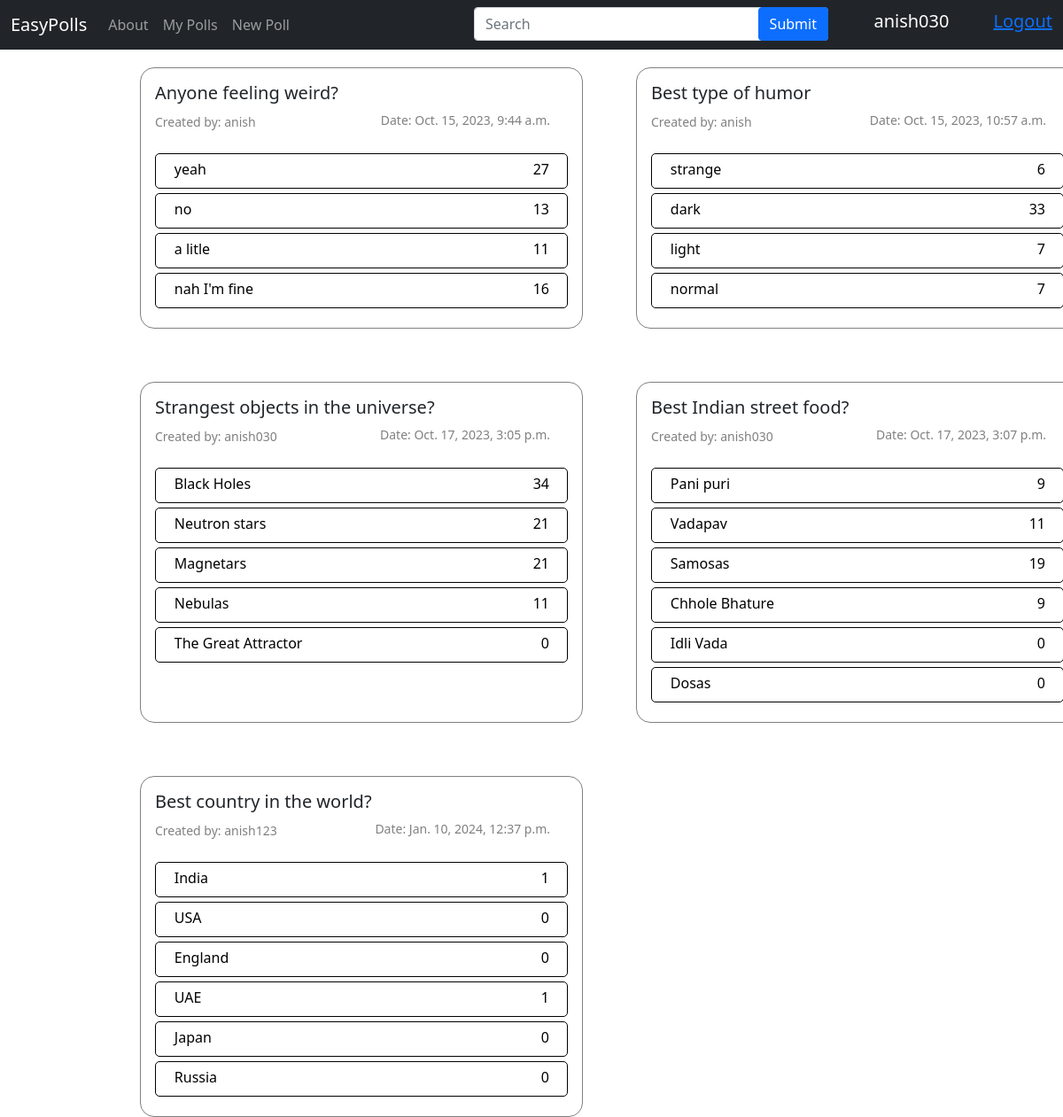
The page / (signed in) on the database as committed earlier.
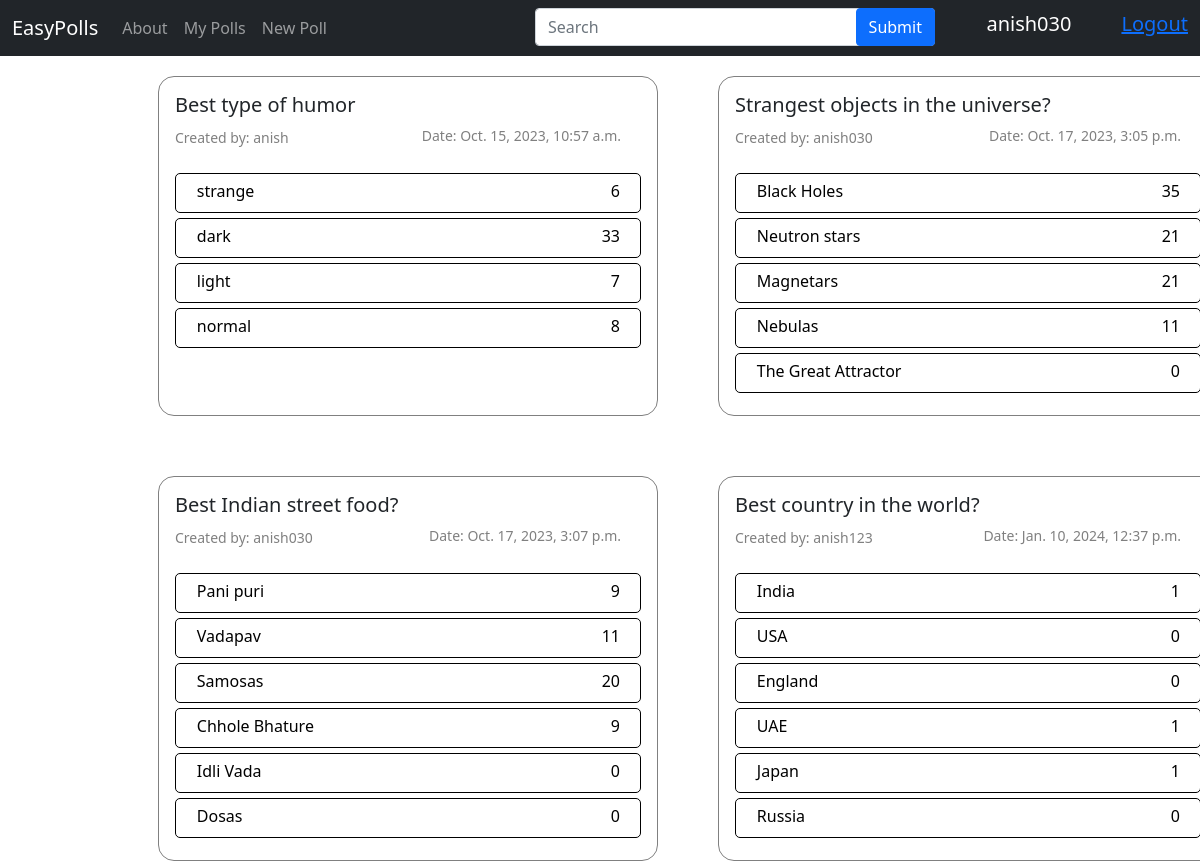
The same page on the database as committed later.
### polls/models.py (models this page shows, shortened)
class Poll(models.Model):
    question = models.CharField(max_length=255)
    creator =  models.ForeignKey(User, on_delete=models.CASCADE)
    pub_date = models.DateTimeField("date published",default=timezone.now)

class Choice(models.Model):
    question = models.ForeignKey(Poll, on_delete=models.CASCADE)
    option_text = models.CharField(max_length=255)
    votes = models.IntegerField(default=0)

### polls/views.py (the view)
# urls.py: path('', views.index, name="home"),
@login_required(login_url="login")
def index(request):
    poll = Poll.objects.all()
    choice = Choice.objects.all()
    voted = Voted.objects.all()
    if request.user.is_anonymous:
        return redirect("/login")
    if request.GET.get('search'):
        poll = poll.filter(question__icontains = request.GET.get('search') )
    if request.user.is_superuser:
        return render(request, "adminHome.html",{"polls":poll,"choices":choice , "voted":voted})
    return render(request, "index.html",{"polls":poll,"choices":choice,"vote":vote , "voted":voted })

### templates/index.html (shortened to what this page needs)
{% extends 'base.html' %}
{% block serach_bar %}
<div style="position:relative; width:400px;">
    <form action="">
      <input
        type="text"
        id="search"
        name="search"
        class="form-control"
        placeholder="Search"
      />
      <button type="submit" class="btn btn-primary" style="position: absolute; top:0;right:0;">
        Submit
      </button>
    </form>
  </div>
{% endblock serach_bar %}
{% block body %}
<section>
    <div class="wrapper">
    {% for poll in polls %}
    <div class="card-body pollContent poll" style="min-width: 400px; overflow: wrap">
      <h5 class="card-title">{{poll.question}}</h5>
      <weak>
        Created by: {{poll.creator}}
        <div>Date: {{poll.pub_date}}</div>
      </weak><br /><br />
      {% for choice in poll.choice_set.all %}
      <a href="/vote/{{choice.id}}" style="text-decoration: none;" class="vote-link" data-poll-id="{{ poll.id }}">
        <div name="answer1" class="options vote-button" data-choice-id="{{ choice.id }}" style="text-decoration: none;">
          &nbsp;&nbsp;&nbsp;&nbsp;&nbsp;{{choice.option_text}} <p style="float:right; padding-right:20px;" id = "vote_count">{{choice.votes}}</p>
        </div>
      </a>
      {% endfor %}
    </div>
    {% endfor %}
  </div>
</section>
{% endblock body %}

### templates/base.html (shortened to what this page needs)
<!DOCTYPE html>
<html lang="en">
<head>
    <link href="/static/style.css" rel="stylesheet">
    <link href="https://cdn.jsdelivr.net/npm/bootstrap@5.0.2/dist/css/bootstrap.min.css" rel="stylesheet">
</head>
<body>
    <nav class="navbar navbar-expand-lg navbar-dark bg-dark">
        <div class="container-fluid">
          <a class="navbar-brand" href="/">EasyPolls</a>
          <div class="collapse navbar-collapse" id="navbarSupportedContent">
            <ul class="navbar-nav me-auto mb-2 mb-lg-0">
              <li class="nav-item">
                <a class="nav-link" href="/about">About</a>
              </li>
              <li class="nav-item">
                <a class="nav-link" href="/mypolls" tabindex="-1" aria-disabled="true">My Polls</a>
              </li>
              <li class="nav-item" >
                <a class="nav-link" href="/addpoll" tabindex="-1" aria-disabled="true">New Poll</a>
              </li>
              <li class="nav-item">
                {% block serach_bar %}{% endblock serach_bar %}
              </li>
            </ul>
            <div class="" style="margin-right: 50px; color: white;">
              <h5>{{request.user}}</h5>
            </div>
            <div class="logout">
              <h5>
                  <a href="/logout/">Logout</a>
              </h5>
          </div>
          </div>
        </div>
      </nav>
      <div class="parent">
        {% block body %}
      {% endblock body %}
      </div>
</body>
</html>

### templates/index.html (style rules this page uses)
* { margin: 0; padding: 0; box-sizing: border-box; text-decoration: none; }
.parent { height: fit-content; width: 98vw; display: grid; place-items: center; }
.wrapper { padding-top: 20px; width: 80vw; display: grid; gap: 60px; padding-left: 50px; grid-template-columns: 1fr 1fr; }
weak { font-size: 14px; color: grey; }
weak div { float: right; padding-right: 20px; }
.pollContent { min-width: 300px; width: 500px; border: 1px solid grey; border-radius: 1rem; }
.options { height: 40px; padding: 5px 0px; border: 1px solid black; margin-bottom: 5px; border-radius: 5px; color: black; text-decoration: none; }

Rows that differ between the two databases and show on the page:
removed Poll: question "Anyone feeling weird?", creator "anish", pub_date "Oct. 15, 2023, 9:44 a.m."
removed Choice: option_text "yeah", votes "27", shown under "Anyone feeling weird?"
removed Choice: option_text "no", votes "13", shown under "Anyone feeling weird?"
removed Choice: option_text "a litle", votes "11", shown under "Anyone feeling weird?"
removed Choice: option_text "nah I'm fine", votes "16", shown under "Anyone feeling weird?"
changed Choice "normal": votes "7" → "8"
changed Choice "Black Holes": votes "34" → "35"
changed Choice "Samosas": votes "19" → "20"
changed Choice "Japan": votes "0" → "1"
